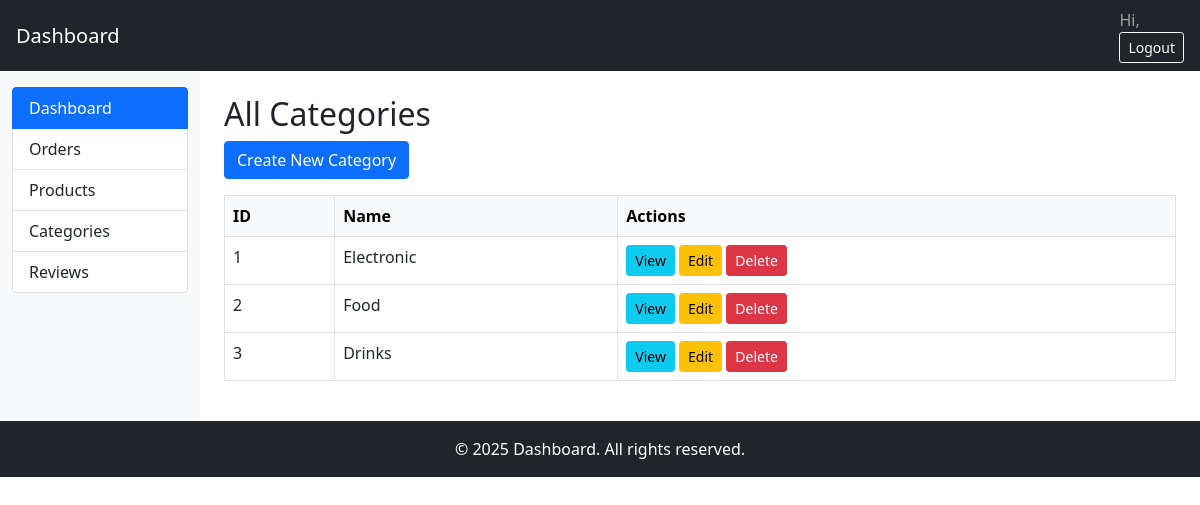
Screenshot of /shop/categories/ with the database file from the repository.
### shop/models.py (models this page shows, shortened)
class Category(models.Model):
      category_name = models.CharField(max_length=50)
      thumbnail = models.ImageField(upload_to='category_images/', blank=True, null=True)
      description = models.TextField()

### shop/views.py (the view)
# urls.py: path('categories/', CategoryListView.as_view(), name='category_list'),
class CategoryListView(ListView):
    model = Category
    template_name = 'shop/category/category_list.html'
    context_object_name = 'categories'

### shop/templates/shop/category/category_list.html
{% extends 'dashboard.html' %}
{% block content %}
<h2>All Categories</h2>
<a href="{% url 'shop:category_create' %}" class="btn btn-primary mb-3">Create New Category</a>
<table class="table table-bordered">
    <thead class="table-light">
        <tr>
            <th>ID</th>
            <th>Name</th>
            <th>Actions</th>
        </tr>
    </thead>
    <tbody>
        {% for category in categories %}
            <tr>
                <td>{{ category.id }}</td>
                <td>{{ category.category_name }}</td>
                <td>
                    <a href="{% url 'shop:category_detail' category.id %}" class="btn btn-sm btn-info">View</a>
                    <a href="{% url 'shop:category_update' category.id %}" class="btn btn-sm btn-warning">Edit</a>
                    <a href="{% url 'shop:category_delete' category.id %}" class="btn btn-sm btn-danger">Delete</a>
                </td>
            </tr>
        {% empty %}
            <tr><td colspan="3">No categories found.</td></tr>
        {% endfor %}
    </tbody>
</table>
{% endblock %}

### rows the page displays
Category: id "1", category_name "Electronic"
Category: id "2", category_name "Food"
Category: id "3", category_name "Drinks"

### other values shown
{{ year|default:"2025" }} "2025"
